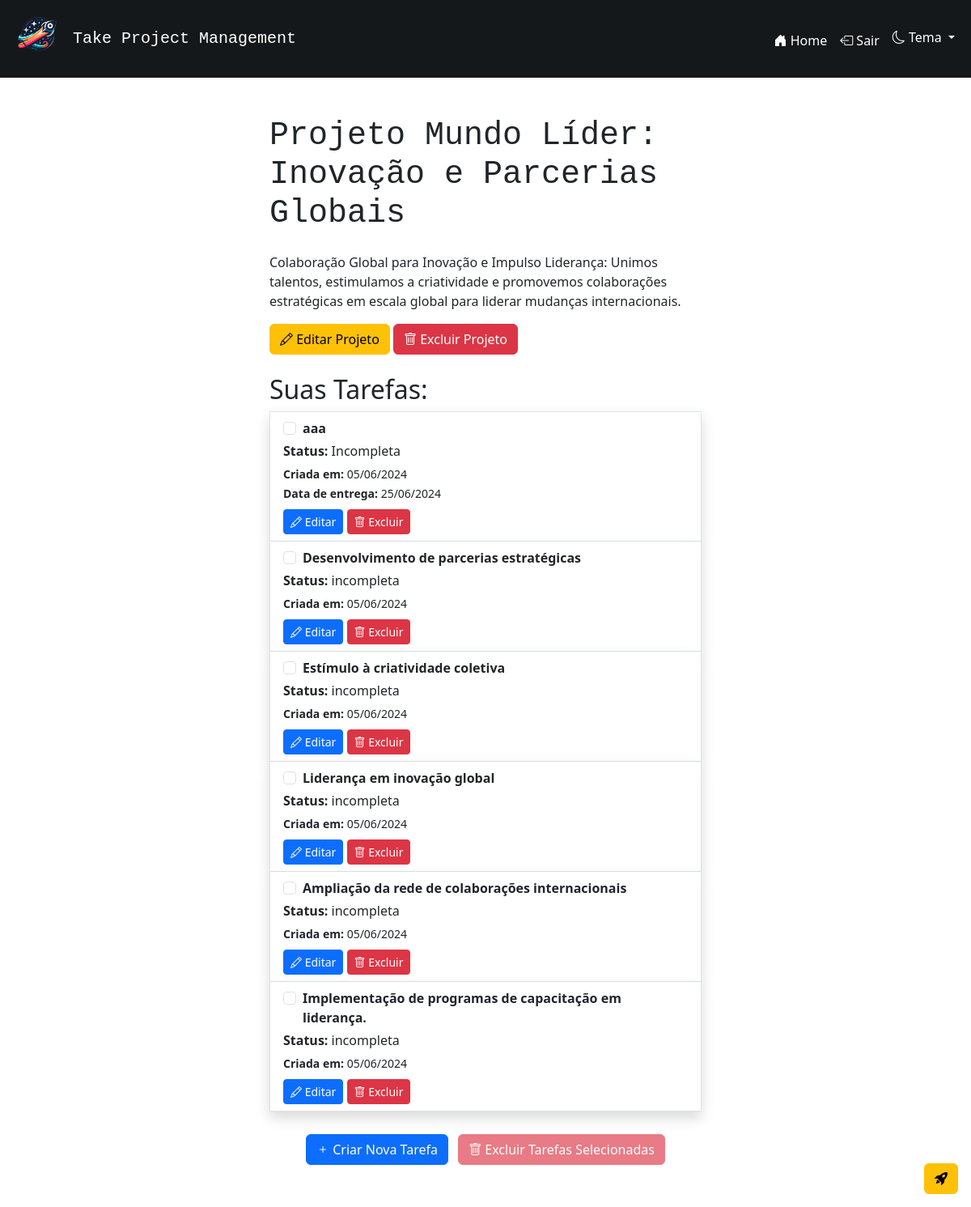
/projeto/1 (signed in), run on the app's committed database.
### app.py (models this page shows, shortened)
class Projeto(db.Model):
    __tablename__ = 'projeto'
    id = db.Column(db.Integer, primary_key=True)
    nome_projeto = db.Column(db.String(80), nullable=False)
    descricao_projeto = db.Column(db.String())
    usuario_id = db.Column(db.Integer, db.ForeignKey('usuario.id'), nullable=False)
    usuario = db.relationship('Usuario', backref=db.backref('projetos', lazy=True))
    tarefas = db.relationship('Tarefa', backref='projeto_rel', cascade="all, delete-orphan", lazy=True)

class Tarefa(db.Model):
    __tablename__ = 'tarefa'
    id = db.Column(db.Integer, primary_key=True)
    nome_tarefa = db.Column(db.String(80), nullable=False)
    status = db.Column(db.String(30), nullable=False, default='incompleta')
    data_criacao = db.Column(db.DateTime, nullable=False, default=lambda: datetime.now())
    data_entrega = db.Column(db.DateTime)
    projeto_id = db.Column(db.Integer, db.ForeignKey('projeto.id'), nullable=False)
    projeto = db.relationship('Projeto', backref=db.backref('projeto_rel', lazy=True))

### app.py (the view)
@app.route('/projeto/<int:projeto_id>')
def projeto_especifico(projeto_id):
    if not VerificarPermissoes.verificar_sessao():
        return redirect(url_for('index'))
    if not VerificarPermissoes.verificar_permissao_projeto(projeto_id):
        return redirect(url_for('index'))
    projeto = Projeto.query.get(projeto_id)
    if not projeto:
        flash('O projeto especificado não foi encontrado', 'warning')
        return redirect(url_for('index'))
    return render_template('projeto_especifico.html', projeto=projeto)

### app.py (called while the page is built)
    @staticmethod
    def verificar_permissao_projeto(projeto_id):
        projeto = Projeto.query.get(projeto_id)
        if not projeto or projeto.usuario_id != session['usuario_id']:
            flash('Você não tem permissão para acessar este projeto.', 'warning')
            return False
        return True

    @staticmethod
    def verificar_sessao():
        if 'usuario_id' in session:
            return True
        else:
            flash('Você não tem permissão para executar essa ação.', 'warning')
            return False

### templates/projeto_especifico.html (shortened to what this page needs)
{% extends 'base.html' %}
{% block content %}
<div class="container">
    <div class="row justify-content-center">
        <div class="col-md-6">
            <h1 class="mb-4 font-monospace">{{ projeto.nome_projeto }}</h1>
            <p class="card-text ">{% if projeto.descricao_projeto %} {{ projeto.descricao_projeto }} {% endif %}</p>
            <button type="button" class="btn btn-warning" data-bs-toggle="modal" data-bs-target="#modalEditarProjeto{{ projeto.id }}">
                <i class="bi bi-pencil"></i> Editar Projeto
            </button>
            <button type="button" class="btn btn-danger" data-bs-toggle="modal" data-bs-target="#modalExcluirProjeto{{ projeto.id }}">
                <i class="bi bi-trash"></i> Excluir Projeto
            </button>
            <h2 class="mt-4">Suas Tarefas:</h2>
            <div class="list-group">
                <form action=" {{ url_for('excluir_tarefas_selecionadas', projeto_id=projeto.id) }}" method="POST" id="formExcluirTarefas">
                    {% for tarefa in projeto.tarefas %}
                        <div class="list-group-item shadow">
                            <div class="form-check">
                                <input class="form-check-input tarefa-checkbox" type="checkbox" value="{{ tarefa.id }}" id="tarefa-checkbox-{{ tarefa.id }}" name="tarefas_selecionadas[]">
                                <label class="form-check-label" for="tarefa-checkbox-{{ tarefa.id }}">
                                    <b>{{ tarefa.nome_tarefa }}</b>
                                </label>
                            </div>
                            <p class="mb-1 mt-1"><b>Status:</b> {{ tarefa.status }}</p>
                            <small><b>Criada em: </b>{{ tarefa.data_criacao.strftime('%d/%m/%Y') }}</small> <br>
                            {% if tarefa.data_entrega %}
                                <small> <b>Data de entrega: </b>{{ tarefa.data_entrega.strftime('%d/%m/%Y') }}</small>
                            {% endif %}
                            <div class="mt-2">
                                <button type="button" class="btn btn-sm btn-primary" data-bs-toggle="modal" data-bs-target="#modalAlterarTarefa{{ tarefa.id }}"><i class="bi bi-pencil"></i> Editar</button>
                                <button type="button" class="btn btn-sm btn-danger" data-bs-toggle="modal" data-bs-target="#modalExcluirTarefa{{ tarefa.id }}"><i class="bi bi-trash"></i> Excluir</button>
                            </div>
                        </div>
                    {% endfor %}
                    <div class="text-center mt-4">
                        <button type="button" class="btn btn-primary m-1" data-bs-toggle="modal" data-bs-target="#modalCriarTarefa"><i class="bi bi-plus"></i> Criar Nova Tarefa</button>
                        <button type="button" class="btn btn-danger m-1" id="btnAbrirModalExclusao" disabled>
                            <i class="bi bi-trash"></i> Excluir Tarefas Selecionadas
                        </button>
                    </div>
                </form>
            </div>
        </div>
    </div>
</div>
<div class="position-fixed bottom-0 end-0 m-3">
    {% if sugestao_tarefas or novo_titulo_sugerido or nova_descricao_sugerida %}
        <div class="btn-group dropstart">
            <button type="button" class="btn btn-warning dropdown-toggle dropdown-toggle-split" data-bs-toggle="dropdown" aria-expanded="false">
                <span class="visually-hidden">Toggle Dropstart</span>
            </button>
            <ul class="dropdown-menu">
                {% if sugestao_tarefas %}
                    <li><button class="dropdown-item" type="button" data-bs-toggle="modal" data-bs-target="#modalAdicionarTarefasSugeridas"><i class="bi bi-list-task"></i> Adicionar tarefas sugeridas</button></li>
                {% endif %}
                {% if novo_titulo_sugerido %}
                    <li><form action="{{ url_for('adicionar_titulo_sugerido', projeto_id=projeto.id, novo_titulo_sugerido=novo_titulo_sugerido) }}" method="POST"><button class="dropdown-item" type="submit"><i class="bi bi-card-heading"></i> Adicionar o título sugerido</button></form></li>
                {% endif %}
                {% if nova_descricao_sugerida %}
                    <li><form action="{{ url_for('adicionar_descricao_sugerida', projeto_id=projeto.id, nova_descricao_sugerida=nova_descricao_sugerida) }}" method="POST"><button class="dropdown-item" type="submit"><i class="bi bi-file-text"></i> Adicionar a descrição sugerida</button></form></li>
                {% endif %}
            </ul>
            <button type="button" class="btn btn-warning" data-bs-toggle="modal" data-bs-target="#modalAcoesIA">
                <i class="bi bi-rocket-takeoff-fill"></i>
            </button>
        </div>
    {% else %}
        <button type="button" class="btn btn-warning" data-bs-toggle="modal" data-bs-target="#modalAcoesIA">
            <i class="bi bi-rocket-takeoff-fill"></i>
        </button>
    {% endif %}
</div>
{% endblock %}

### data on the page
Projeto: nome_projeto "Projeto Mundo Líder: Inovação e Parcerias Globais", descricao_projeto "Colaboração Global para Inovação e Impulso Liderança: Unimos talentos, estimulamos a criatividade e promovemos colaborações estratégicas em escala global para liderar mudanças internacionais."
Tarefa: nome_tarefa "aaa", status "Incompleta", data_criacao "05/06/2024", data_entrega "25/06/2024"
Tarefa: nome_tarefa "Desenvolvimento de parcerias estratégicas", status "incompleta", data_criacao "05/06/2024"
Tarefa: nome_tarefa "Estímulo à criatividade coletiva", status "incompleta", data_criacao "05/06/2024"
Tarefa: nome_tarefa "Liderança em inovação global", status "incompleta", data_criacao "05/06/2024"
Tarefa: nome_tarefa "Ampliação da rede de colaborações internacionais", status "incompleta", data_criacao "05/06/2024"
Tarefa: nome_tarefa "Implementação de programas de capacitação em liderança.", status "incompleta", data_criacao "05/06/2024"
